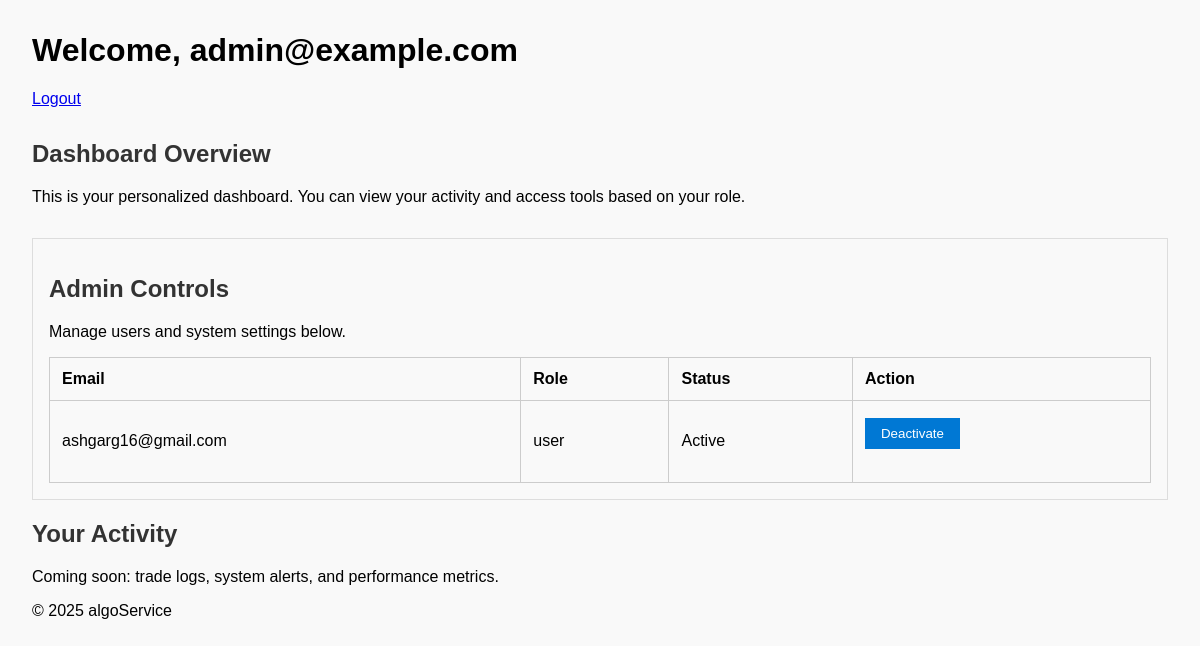
The page /dashboard (signed in) on the database as committed earlier.
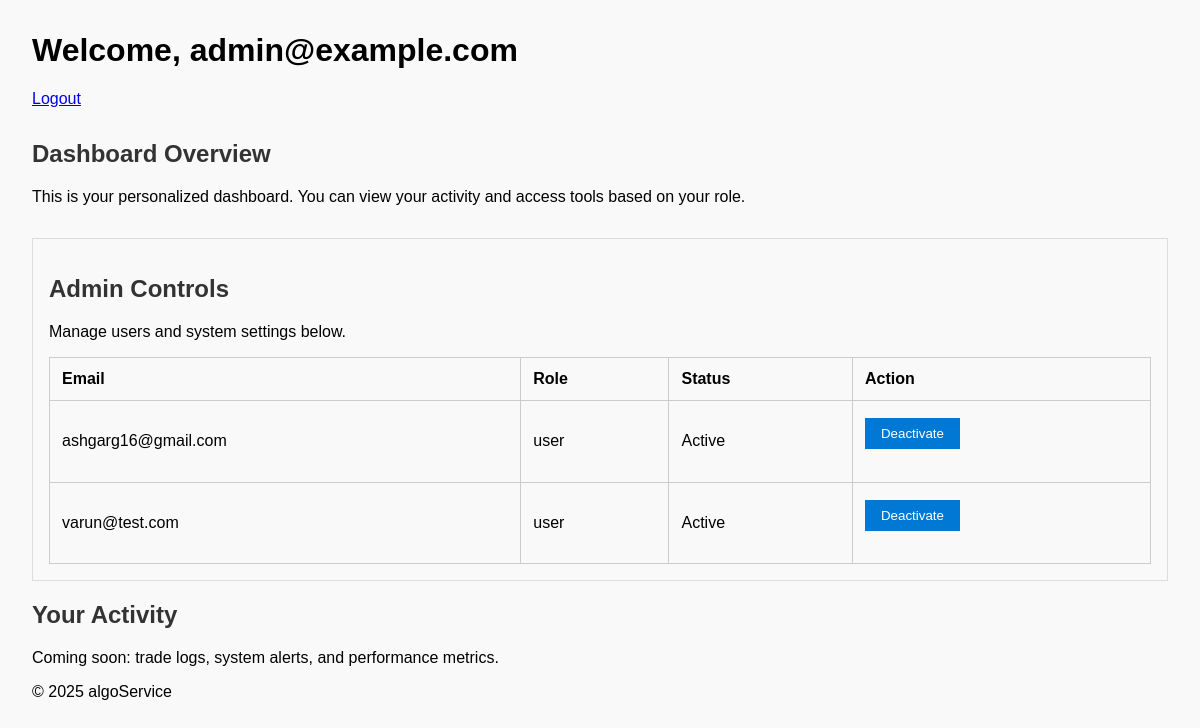
The same page on the database as committed later.
### models/user.py (models this page shows)
class User(Base):
    __tablename__ = "users"
    __table_args__ = (UniqueConstraint("email", name="uq_user_email"),)
    id = Column(Integer, primary_key=True, autoincrement=True)
    email = Column(String(255), nullable=False)
    password_hash = Column(String(255), nullable=False)
    role = Column(String(50), nullable=False, default="user")  # 'admin' or 'user'
    is_active = Column(Boolean, default=True)
    reset_token = Column(String(255), nullable=True)
    created_at = Column(DateTime, nullable=False)

### main.py (the view)
@app.get("/dashboard", response_class=HTMLResponse)
def dashboard(request: Request, db: Session = Depends(get_db)):
    user_email = request.session.get("user_email")
    if not user_email:
        return RedirectResponse("/")
    user = db.query(User).filter(User.email == user_email).first()
    is_admin = user.role == "admin" if user else False
    users = db.query(User).all() if is_admin else []
    return templates.TemplateResponse("dashboard.html", {
        "request": request,
        "user_email": user_email,
        "is_admin": is_admin,
        "users": users
    })

### templates/dashboard.html (shortened to what this page needs)
<!DOCTYPE html>
<html lang="en">
<head>
    <link rel="stylesheet" href="/static/style.css">
</head>
<body>
    <header>
        <h1>Welcome, {{ user_email }}</h1>
        <nav>
            <a href="/logout">Logout</a>
        </nav>
    </header>
    <main>
        <section>
            <h2>Dashboard Overview</h2>
            <p>This is your personalized dashboard. You can view your activity and access tools based on your role.</p>
        </section>
        {% if is_admin %}
        <section class="admin-controls">
            <h2>Admin Controls</h2>
            <p>Manage users and system settings below.</p>
            <table>
                <thead>
                    <tr>
                        <th>Email</th>
                        <th>Role</th>
                        <th>Status</th>
                        <th>Action</th>
                    </tr>
                </thead>
                <tbody>
                    {% for u in users %}
                    {% if u.email != user_email %}
                    <tr>
                        <td>{{ u.email }}</td>
                        <td>{{ u.role }}</td>
                        <td>{{ "Active" if u.is_active else "Inactive" }}</td>
                        <td>
                            {% if u.is_active %}
                            <form method="post" action="/admin/user/{{ u.id }}/deactivate">
                                <button type="submit">Deactivate</button>
                            </form>
                            {% else %}
                            <form method="post" action="/admin/user/{{ u.id }}/activate">
                                <button type="submit">Activate</button>
                            </form>
                            {% endif %}
                        </td>
                    </tr>
                    {% endif %}
                    {% endfor %}
                </tbody>
            </table>
        </section>
        {% endif %}
        <section>
            <h2>Your Activity</h2>
            <p>Coming soon: trade logs, system alerts, and performance metrics.</p>
        </section>
    </main>
    <footer>
        <p>&copy; 2025 algoService</p>
    </footer>
</body>
</html>

### static/style.css (style rules this page uses)
body { font-family: Arial, sans-serif; margin: 2rem; background-color: #f9f9f9; }
h2, h3 { color: #333; }
form { margin-bottom: 1rem; }
input, button { padding: 0.5rem; margin: 0.3rem 0; }
button { background-color: #0078d4; color: white; border: none; cursor: pointer; }

### templates/dashboard.html (style rules this page uses)
body { font-family: Arial, sans-serif; margin: 2rem; }
header, footer { margin-bottom: 2rem; }
table { width: 100%; border-collapse: collapse; margin-top: 1rem; }
th, td { padding: 0.75rem; border: 1px solid #ccc; text-align: left; }
.admin-controls { background: #f9f9f9; padding: 1rem; border: 1px solid #ddd; margin-top: 2rem; }
button { padding: 0.5rem 1rem; }

Rows that differ between the two databases and show on the page:
added User: email "varun@test.com", role "user", is_active "Active"
